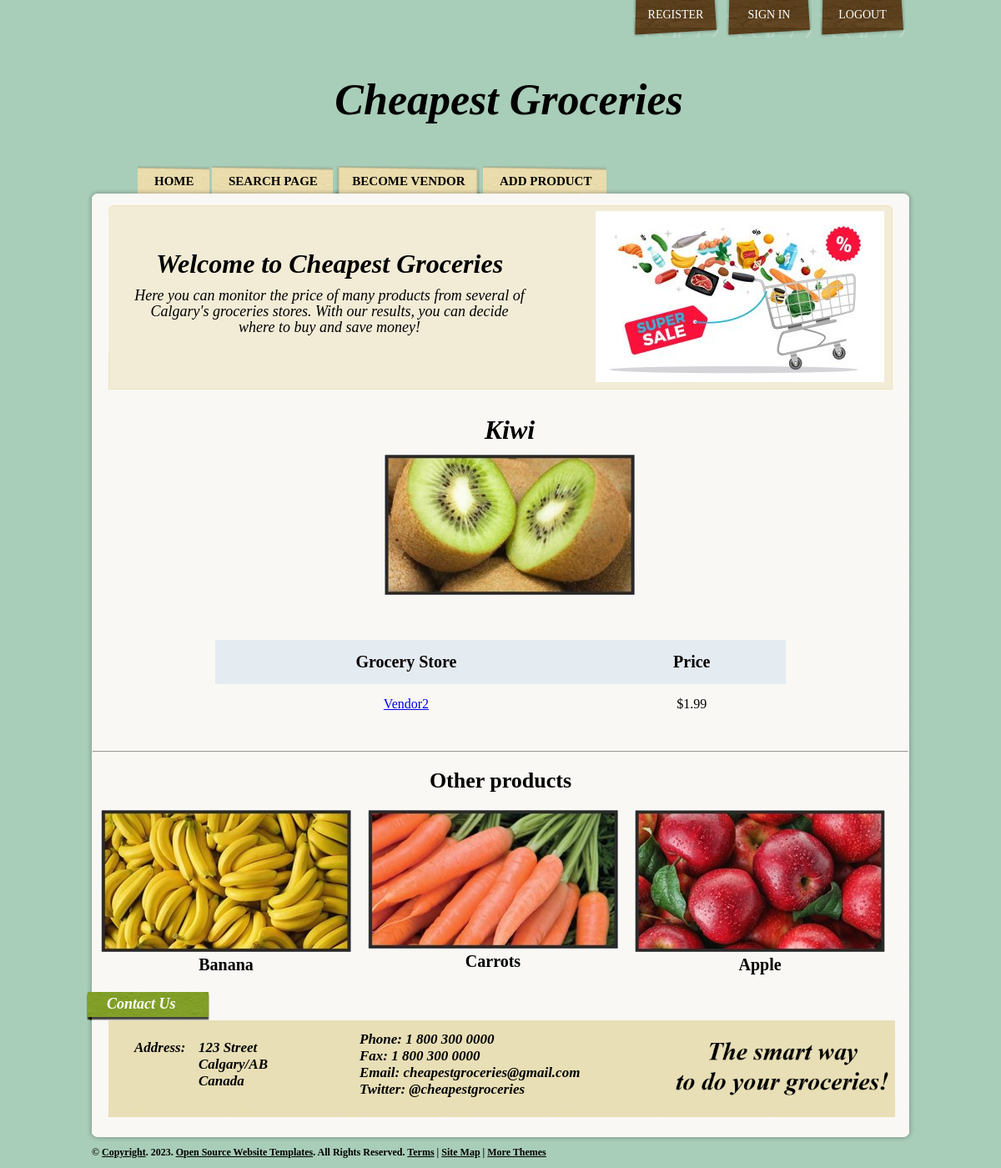
Page /Fruits_Vegetables/kiwi/ on the committed database.
### products/models.py (models this page shows, shortened)
class Product(models.Model):
    category    = models.ForeignKey(Category, related_name = 'products', on_delete = models.CASCADE)
    vendor      = models.ForeignKey(Vendor, related_name = 'products', on_delete = models.CASCADE)
    title       = models.CharField(max_length = 200)
    slug        = models.SlugField(max_length = 200, unique = True) #used in the urls
    price       = models.DecimalField(max_digits = 6, decimal_places = 2, blank=True, default = 0.0)
    date_added  = models.DateTimeField(auto_now_add = True)
    image       = models.ImageField(upload_to = 'uploads/', blank = True, null = True)
    thumbnail   = models.ImageField(upload_to = 'uploads/', blank = True, null = True)
    class Meta:
        ordering = ['-date_added'] #data in descent order
    def get_thumbnail(self):
        if self.thumbnail:
            return self.thumbnail.url

### vendor/models.py (models this page shows, shortened)
class Vendor(models.Model):
    name = models.CharField(max_length = 255)
    created_at = models.DateTimeField(auto_now_add = True)
    created_by = models.OneToOneField(User, related_name = 'vendor', on_delete = models.CASCADE)
    class Meta:
        ordering = ['name']

### products/views.py (the view)
# urls.py: path('<slug:category_slug>/<slug:product_slug>/', product, name = 'product'), #own
def product(request, category_slug, product_slug):
    product = get_object_or_404(Product, category__slug = category_slug, slug = product_slug)
    title = product_slug.split('_')[0].capitalize()
    list_products =  Product.objects.filter(title=title).values()
    print(list_products)
    list_id = []
    list_price = []
    list_final = {}
    for p in list_products:
        list_id.append(p['vendor_id'])
        list_price.append(p['price'])
    vendor_name = []
    vendor_id =  Vendor.objects.filter(pk__in=list_id)
    for n in vendor_id:
        vendor_name.append(n.name)
    for p, v in enumerate(vendor_name):
        list_final[v] = list_price[p]
    list_final = dict(sorted(list_final.items(), key=operator.itemgetter(1)))
    other_products = list(product.category.products.exclude(id=product.id))
    if len(other_products) >= 3:
        other_products = random.sample(other_products, 3)
    template = 'product.html'
    content = {'product': product, 'other_products': other_products, 'list_final': list_final}
    return render(request, template, content)

### products/context_processors.py (called while the page is built)
def menu_categories(request):
    categories = Category.objects.all()
    return {'menu_categories': categories}

### templates/product.html (shortened to what this page needs)
{% extends "base.html" %}
{% block content %}
    <div class="productview">
        {% if product.image %}
            <h1>{{ product.title }}</h1>
            <figure class="image">
                <img src="{{ product.get_thumbnail }}">
            </figure>
        {% endif %}
    </div>
    <div class="box">
        <table class="table-v-a center-t">
            <thead class="table-fonth">
                <tr class="tr-v-a tr-v-a-h">
                    <th class="th-td-v-a th-color">Grocery Store</th>
                    <th class="th-td-v-a th-color">Price</th>
                </tr>
            </thead>
            <tbody>
                {% for vendor,price in list_final.items %}
                    <tr class="tr-v-a tr-v-a-h table-fontr">
                        <td class="th-td-v-a"><a href="{% url 'product' product.category.slug product.slug %}">{{ vendor }}</a></td>
                        <td class="th-td-v-a">${{ price }}</td>
                    </tr>
                {% endfor %}
            </tbody>
        </table>
        <br>
        <br>
    </div>
    <hr class="rounded">
    {% if other_products %}
        <div class="column is-12">
            <h2 class="h1 font-weight-normal form-register-h2">Other products</h2>
        </div>
        {% for product in other_products %}
            {% include 'list_item.html' %}
        {% endfor %}
    {% endif %}
{% endblock %}

### templates/list_item.html
<div class="productHolder">
    <figure>
        <a href="{% url 'product' product.category.slug product.slug %}">
        <img src="{{ product.get_thumbnail }}"></a>
    </figure>
    <h class="product">{{ product.title }}</h>
</div>

### pages/static/css/style.css (style rules this page uses)
* { margin:0px; }
img { border:none; }
body { background:#a8cdb8; color:#000000; font-family:Times, "Times New Roman", Georgia, serif; font-size:14px; }
h1 { color:#000000; font-size:32px; font-style:italic; line-height:normal; margin:5px 0px 10px; }
.form-register-h2 { text-align: center; padding-top: 0.5cm; font-size: 26px; padding-bottom: 0.5cm; }
.product { text-align: center; color:#000000; font-size:20px; font-weight: bold; font-style: normal; padding:10px; }
.productHolder { float:left; width:300px; padding-bottom:5px; margin:0px 10px; text-align: center; }
.productview { float:center; width:300px; padding-bottom:center; margin: 30px 300px 50px 350px; text-align: center; }
.table-v-a { border-collapse: collapse; width: 70%; padding: 15px 15px 15px 15px; }
.center-t { margin-left: auto; margin-right: auto; }
.th-color { background-color: #e4ebf1; color: rgb(7, 1, 1); }
.th-td-v-a { text-align: center; padding: 15px; }
.table-fonth { font-size: 20px; font-weight: bold; }
.table-fontr { font-size: 16px; font-weight: normal; }

### rows in the picture
Product: title "Kiwi", get_thumbnail (picture), list_final "1.99"
Vendor: list_final "Vendor2"
Product: get_thumbnail (picture), title "Banana"
Product: get_thumbnail (picture), title "Carrots"
Product: get_thumbnail (picture), title "Apple"
